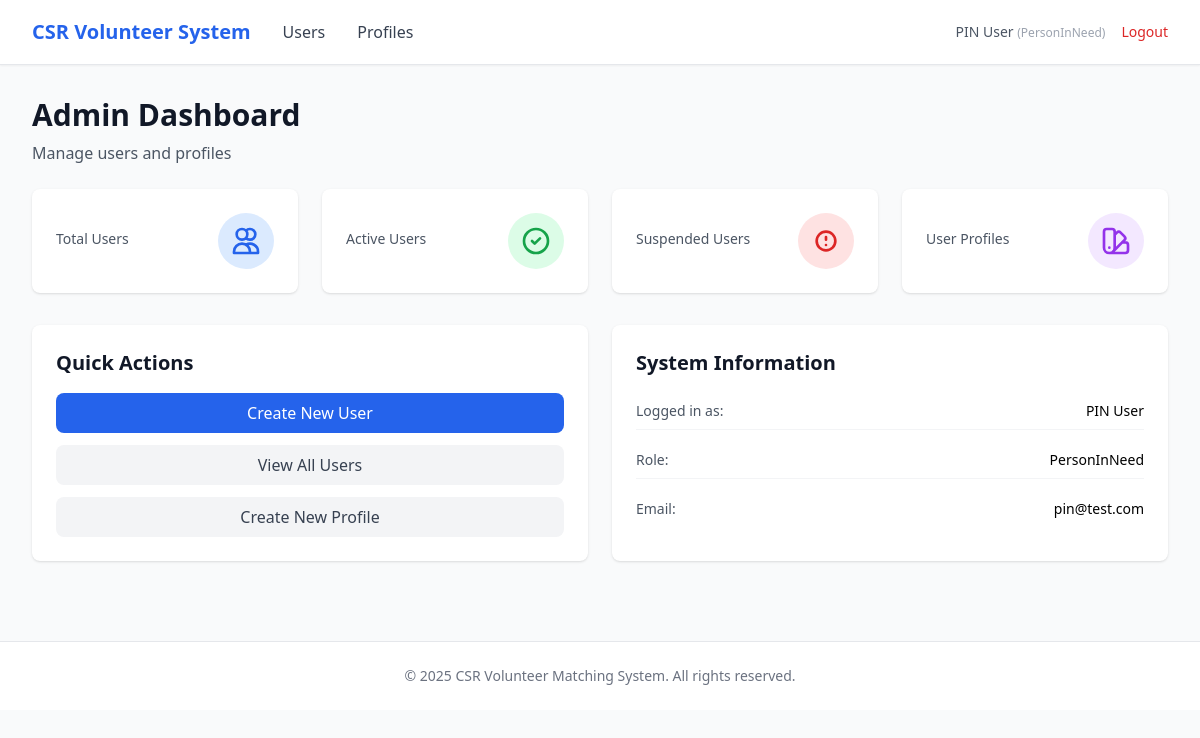
/admin/dashboard (signed in), run on the app's committed database.
### app/entity/user_account.py (models this page shows, shortened)
class UserAccount(UserMixin, db.Model):
    __tablename__ = "user_accounts"
    userID = db.Column(db.Integer, primary_key=True, autoincrement=True)  # explicit auto increment
    name = db.Column(db.String(100), nullable=False)
    email = db.Column(db.String(120), nullable=False, unique=True, index=True)
    _password = db.Column("password", db.String(255), nullable=False)
    age = db.Column(db.Integer)
    phoneNumber = db.Column(db.String(20))
    isActive = db.Column(db.Boolean, default=True)
    profileID = db.Column(db.Integer, db.ForeignKey("user_profiles.profileID"), nullable=False)
    profile = db.relationship("UserProfile", back_populates="users", lazy=True)
    @property
    def password(self):
        raise AttributeError("Password is write-only.")
    @password.setter
    def password(self, raw):
        self._password = generate_password_hash(raw)

### app/entity/user_profile.py (models this page shows)
class UserProfile(db.Model):
    __tablename__ = "user_profiles"
    profileID   = db.Column(db.Integer, primary_key=True, autoincrement=True)  # explicit auto increment
    profileName = db.Column(db.String(50), nullable=False, unique=True)
    description = db.Column(db.String(255))
    isActive    = db.Column(db.Boolean, default=True)
    users = db.relationship("UserAccount", back_populates="profile", lazy=True)

### app/boundary/routes.py (the view)
@boundary_bp.route("/admin/dashboard")
@login_required
def admin_dashboard():
    return render_template("admin/dashboard.html")

### app/entity/user_account.py (called while the page is built)
@login_manager.user_loader
def load_user(user_id):
    return UserAccount.query.get(int(user_id))

### app/templates/admin/dashboard.html (shortened to what this page needs)
{% extends "base.html" %}
{% block nav_links %}
<a href="{{ url_for('boundary.admin_users') }}" class="text-gray-700 hover:text-primary">Users</a>
<a href="{{ url_for('boundary.admin_profiles') }}" class="text-gray-700 hover:text-primary">Profiles</a>
{% endblock %}
{% block content %}
<div class="mb-6">
  <h1 class="text-3xl font-bold text-gray-900">Admin Dashboard</h1>
  <p class="text-gray-600 mt-2">Manage users and profiles</p>
</div>
<div class="grid grid-cols-1 md:grid-cols-3 lg:grid-cols-4 gap-6 mb-8">
  <div class="bg-white rounded-lg shadow p-6">
    <div class="flex items-center justify-between">
      <div>
        <p class="text-sm text-gray-600">Total Users</p>
      </div>
      <div class="bg-blue-100 rounded-full p-3">
        <svg class="w-8 h-8 text-blue-600" fill="none" stroke="currentColor" viewBox="0 0 24 24">
          <path stroke-linecap="round" stroke-linejoin="round" stroke-width="2"
                d="M12 4.354a4 4 0 110 5.292M15 21H3v-1a6 6 0 0112 0v1zm0 0h6v-1a6 6 0 00-9-5.197M13 7a4 4 0 11-8 0 4 4 0 018 0z"/>
        </svg>
      </div>
    </div>
  </div>
  <div class="bg-white rounded-lg shadow p-6">
    <div class="flex items-center justify-between">
      <div>
        <p class="text-sm text-gray-600">Active Users</p>
      </div>
      <div class="bg-green-100 rounded-full p-3">
        <svg class="w-8 h-8 text-green-600" fill="none" stroke="currentColor" viewBox="0 0 24 24">
          <path stroke-linecap="round" stroke-linejoin="round" stroke-width="2"
                d="M9 12l2 2 4-4m6 2a9 9 0 11-18 0 9 9 0 0118 0z"/>
        </svg>
      </div>
    </div>
  </div>
  <div class="bg-white rounded-lg shadow p-6">
    <div class="flex items-center justify-between">
      <div>
        <p class="text-sm text-gray-600">Suspended Users</p>
      </div>
      <div class="bg-red-100 rounded-full p-3">
        <svg class="w-8 h-8 text-red-600" fill="none" stroke="currentColor" viewBox="0 0 24 24">
          <path stroke-linecap="round" stroke-linejoin="round" stroke-width="2"
                d="M12 9v2m0 4h.01M12 5a7 7 0 100 14 7 7 0 000-14z"/>
        </svg>
      </div>
    </div>
  </div>
  <div class="bg-white rounded-lg shadow p-6">
    <div class="flex items-center justify-between">
      <div>
        <p class="text-sm text-gray-600">User Profiles</p>
      </div>
      <div class="bg-purple-100 rounded-full p-3">
      </div>
    </div>
  </div>
</div>
<div class="grid grid-cols-1 md:grid-cols-2 gap-6">
  <div class="bg-white rounded-lg shadow p-6">
    <h2 class="text-xl font-bold text-gray-900 mb-4">Quick Actions</h2>
    <div class="space-y-3">
      <a href="{{ url_for('boundary.admin_create_user') }}"
         class="block w-full text-center px-4 py-2 bg-primary text-white rounded-lg hover:bg-blue-700 transition">
        Create New User
      </a>
      <a href="{{ url_for('boundary.admin_users') }}"
         class="block w-full text-center px-4 py-2 bg-gray-100 text-gray-700 rounded-lg hover:bg-gray-200 transition">
        View All Users
      </a>
      <a href="{{ url_for('boundary.admin_create_profile') }}"
         class="block w-full text-center px-4 py-2 bg-gray-100 text-gray-700 rounded-lg hover:bg-gray-200 transition">
        Create New Profile
      </a>
    </div>
  </div>
  <div class="bg-white rounded-lg shadow p-6">
    <h2 class="text-xl font-bold text-gray-900 mb-4">System Information</h2>
    <div class="space-y-3 text-sm">
      <div class="flex justify-between py-2 border-b border-gray-100">
        <span class="text-gray-600">Logged in as:</span>
        <span class="font-medium">{{ current_user.name }}</span>
      </div>
      <div class="flex justify-between py-2 border-b border-gray-100">
        <span class="text-gray-600">Role:</span>
        <span class="font-medium">{{ current_user.profile.profileName }}</span>
      </div>
      <div class="flex justify-between py-2">
        <span class="text-gray-600">Email:</span>
        <span class="font-medium">{{ current_user.email }}</span>
      </div>
    </div>
  </div>
</div>
{% endblock %}

### app/templates/base.html (shortened to what this page needs)
<!DOCTYPE html>
<html lang="en">
<head>
    <script src="https://cdn.tailwindcss.com"></script>
</head>
<body class="bg-gray-50 min-h-screen">
    {% if current_user.is_authenticated %}
    <nav class="bg-white shadow-sm border-b border-gray-200">
        <div class="max-w-7xl mx-auto px-4 sm:px-6 lg:px-8">
            <div class="flex justify-between items-center h-16">
                <div class="flex items-center gap-8">
                    <a href="{{ url_for('boundary.login') }}" class="text-xl font-bold text-primary">
                        CSR Volunteer System
                    </a>
                    {% block nav_links %}{% endblock %}
                </div>
                <div class="flex items-center gap-4">
                    <span class="text-sm text-gray-600">
                        {{ current_user.name }}
                        <span class="text-xs text-gray-400">({{ current_user.profile.profileName }})</span>
                    </span>
                    <a href="{{ url_for('boundary.logout') }}" class="text-sm text-red-600 hover:text-red-700">
                        Logout
                    </a>
                </div>
            </div>
        </div>
    </nav>
    {% endif %}
    <main class="max-w-7xl mx-auto px-4 sm:px-6 lg:px-8 py-8">
        {% block content %}{% endblock %}
    </main>
    <footer class="bg-white border-t border-gray-200 mt-12">
        <div class="max-w-7xl mx-auto px-4 sm:px-6 lg:px-8 py-6">
            <p class="text-center text-sm text-gray-500">
                &copy; 2025 CSR Volunteer Matching System. All rights reserved.
            </p>
        </div>
    </footer>
</body>
</html>

### data on the page
UserAccount: name "PIN User", email "pin@test.com"
UserProfile: profile.profileName "PersonInNeed"
